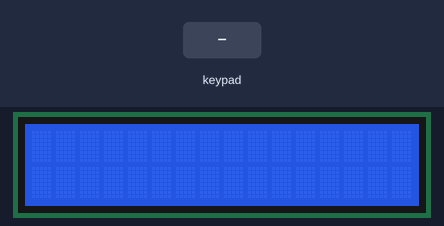
The sketch below on a simulated Arduino Uno, built with avr-gcc and run on an emulated ATmega328P. Shown: 16×2 character LCD. The inputs (shaded band) are chosen by the test bench. What the sketch prints to the serial monitor is not drawn.

Above: at 1.2 s.
1.3 s: keypad keys 1 2 # pressed 0.4 s apart
At 3.5 s:
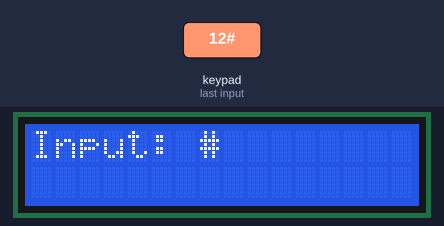
4.0 s: key 'A' pressed
At 5.1 s:
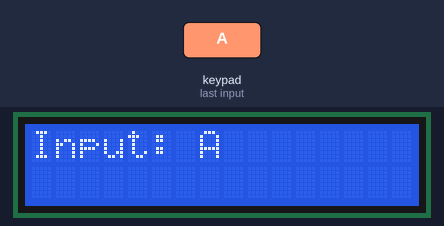
5.5 s: key 'B' pressed
At 6.2 s:
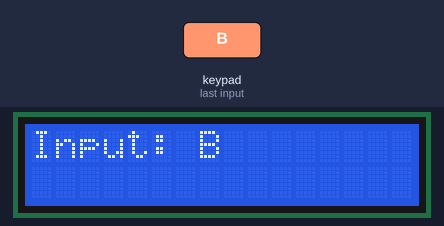
7.0 s: keypad keys 1 2 * pressed 0.4 s apart
At 8.7 s:
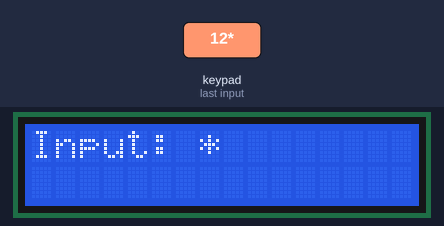
9.7 s: key 'C' pressed
At 10.5 s:
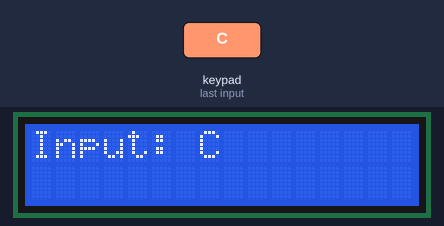
11.2 s: keypad keys 1 2 D pressed 0.4 s apart
At 11.84 s:
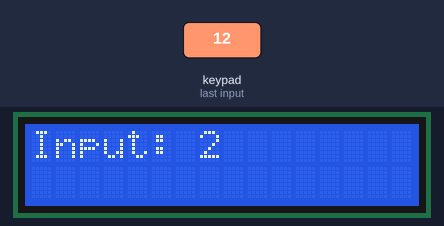
Timing chart, 0 to 14.2 s (numbered marks = the images above; inputs shaded):
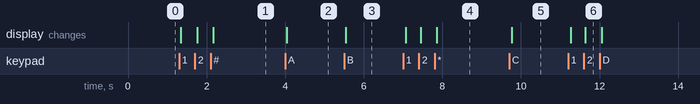

Measured:
- after the input at 1.3 s, the display: first changes at once (image 1 shows a later state)
- after the input at 4.0 s, the display: changes at once (image 2)
- after the input at 5.5 s, the display: changes at once (image 3)
- after the input at 7.0 s, the display: first changes after 0.07 s (image 4 shows a later state)
- after the input at 9.7 s, the display: changes after 0.07 s (image 5)
- after the input at 11.2 s, the display: first changes after 0.07 s (image 6 shows a later state)

The sketch:

Activity_8.ino
```cpp
/* This program receives inputs from a keypad and prints them on the LCD Display.
Requirements: The numbers inputted must be stored in a buffer.
The buffer must be a rotational array.
*/

#include <Keypad.h>
#include <LiquidCrystal.h>

class Display {
private:
    LiquidCrystal lcd;
    const int columns = 16, rows = 2;

public:
    Display(byte p1, byte p2, byte p3, byte p4, byte p5, byte p6)
        : lcd(p1, p2, p3, p4, p5, p6) {
        lcd.begin(columns, rows);
        lcd.setCursor(0, 0);
    }

    void printDigit(char digit) {
        lcd.clear();
        lcd.print("Input: ");
        lcd.print(digit);
    }
};

class KeypadHandler {
private:
    static const byte ROWS = 4;
    static const byte COLS = 4;
    char keys[ROWS][COLS] = {
        {'1', '2', '3', 'A'},
        {'4', '5', '6', 'B'},
        {'7', '8', '9', 'C'},
        {'*', '0', '#', 'D'}
    };
    byte rowPins[ROWS];
    byte colPins[COLS];
    Keypad keypad;

public:
    KeypadHandler(byte row1, byte row2, byte row3, byte row4,
                  byte col1, byte col2, byte col3, byte col4)
        : rowPins{row1, row2, row3, row4}, colPins{col1, col2, col3, col4},
          keypad(Keypad(makeKeymap(keys), rowPins, colPins, ROWS, COLS)) {}

    char getLastPressedKey() {
        return keypad.getKey();
    }
};

class Buffer {
private:
    char inputBuffer[16];
    int currentIndex = 0;

public:
    Buffer() {
        for (int i = 0; i < 16; i++) {
            inputBuffer[i] = ' ';
        }
    }

    void insertIntoBuffer(char toBuffer) {
        inputBuffer[currentIndex] = toBuffer;
        currentIndex = (currentIndex + 1) % 16;
    }

    char getLastKey() {
        int lastIndex = (currentIndex - 1 + 16) % 16;
        return inputBuffer[lastIndex];
    }

    void printBuffer() {
        Serial.print("Buffer Updated: [");
        for (int i = 0; i < 16; i++) {
            Serial.print(inputBuffer[i]);
        }
        Serial.println("]");
    }
};

Display display(13, 12, 11, 10, 9, 8);
KeypadHandler keypad(2, 3, 4, 5, 6, 7, A0, A1);
Buffer buffer;

void setup() {
    Serial.begin(9600);
}

void loop() {
    char key = keypad.getLastPressedKey();
    if (key) {
        buffer.insertIntoBuffer(key);
        display.printDigit(buffer.getLastKey());
    }
    buffer.printBuffer();
}
```
